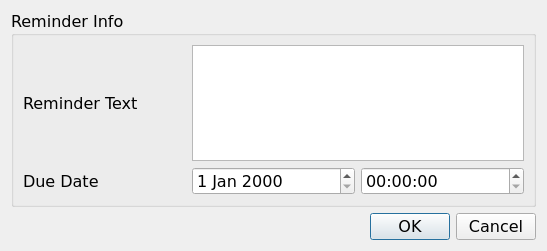
<?xml version="1.0" encoding="UTF-8"?>
<ui version="4.0">
 <class>Add_Reminder</class>
 <widget class="QDialog" name="Add_Reminder">
  <property name="geometry">
   <rect>
    <x>0</x>
    <y>0</y>
    <width>547</width>
    <height>251</height>
   </rect>
  </property>
  <property name="font">
   <font>
    <family>Verdana</family>
    <pointsize>12</pointsize>
   </font>
  </property>
  <property name="windowTitle">
   <string>Add Reminder</string>
  </property>
  <layout class="QGridLayout" name="gridLayout_2">
   <item row="0" column="0" colspan="3">
    <widget class="QGroupBox" name="reminder_box">
     <property name="title">
      <string>Reminder Info</string>
     </property>
     <layout class="QGridLayout" name="gridLayout">
      <item row="0" column="0">
       <widget class="QLabel" name="name_task_label">
        <property name="text">
         <string>Reminder Text</string>
        </property>
       </widget>
      </item>
      <item row="1" column="0">
       <widget class="QLabel" name="duedate_label">
        <property name="text">
         <string>Due Date</string>
        </property>
       </widget>
      </item>
      <item row="1" column="1">
       <widget class="QDateEdit" name="duedateEdit"/>
      </item>
      <item row="1" column="2">
       <widget class="QTimeEdit" name="duetimeEdit"/>
      </item>
      <item row="0" column="1" colspan="2">
       <widget class="QTextEdit" name="textEdit"/>
      </item>
     </layout>
    </widget>
   </item>
   <item row="1" column="0">
    <spacer name="horizontalSpacer">
     <property name="orientation">
      <enum>Qt::Orientation::Horizontal</enum>
     </property>
     <property name="sizeHint" stdset="0">
      <size>
       <width>333</width>
       <height>20</height>
      </size>
     </property>
    </spacer>
   </item>
   <item row="1" column="1">
    <widget class="QPushButton" name="ok_btn">
     <property name="text">
      <string>OK</string>
     </property>
    </widget>
   </item>
   <item row="1" column="2">
    <widget class="QPushButton" name="cancel_btn">
     <property name="text">
      <string>Cancel</string>
     </property>
    </widget>
   </item>
  </layout>
 </widget>
 <resources/>
 <connections/>
</ui>
